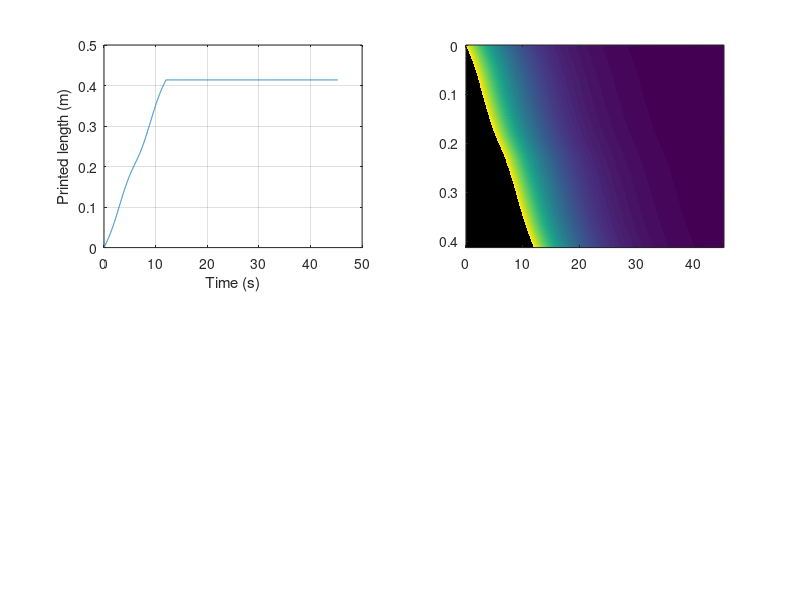

MATLAB code for this plot: (Note: this script raises an error after producing the figure.)
%% Q1.6
clear; clc; close all;

%% Assumed parameters
rho = 1250; % kg/m^3
c_p = 1800; % J/(kg*K)
k = 0.20; % W/(m*K)
width = 0.0004; % Square cross-section side length, m
h_air = 10; % W/(m^2*K)
h_bed = 100; % W/(m^2*K)
T_e = 25; % Air temperature, deg C
T_b = 60; % Bed temperature, deg C
T_dep = 210; % Deposition temperature, deg C
tol = 1; % Allowed temperature difference around the layer, K

alpha = k/(rho*c_p);
beta = (h_bed+3*h_air)/(rho*c_p*width);
T_eq = (h_bed*T_b+3*h_air*T_e)/(h_bed+3*h_air);

%% Ellipse and length
a = 0.08; b = 0.05;
t_print = 12;
w = 2*pi/t_print;
tg = linspace(0,t_print,10001);
speed = sqrt((a*w*sin(w*tg)).^2 + (b*w*cos(w*tg)).^2);
sg = cumtrapz(tg,speed);
L = sg(end);

N = 200;
ds = L/N;
s = (0:N-1)'*ds;
dt = 0.01;
t = 0:dt:80;
printed_length = interp1(tg,sg,min(t,t_print));
if dt*(2*alpha/ds^2+beta) > 1
    error('Use a smaller time step.');
end

%% Temperature calculation
T = nan(N,1); % Unprinted material has no temperature
T_history = nan(N,length(t));
T_max = zeros(size(t));
T_min = zeros(size(t));
old_active = 0;
t_uniform = NaN;

for it = 1:length(t)
    active = sum(s <= printed_length(it)+1e-12); % Allow for round-off
    T(old_active+1:active) = T_dep;
    old_active = active;
    if t(it) < t_print
        T(active) = T_dep;
    end

    T_history(:,it) = T;
    T_max(it) = max(T(1:active));
    T_min(it) = min(T(1:active));
    if t(it) >= t_print && T_max(it)-T_min(it) <= tol
        t_uniform = t(it);
        break;
    end

    T_new = T;
    if t(it) < t_print
        for j = 1:active-1
            if j == 1
                d2T = 2*(T(2)-T(1))/ds^2;
            else
                d2T = (T(j+1)-2*T(j)+T(j-1))/ds^2;
            end
            T_new(j) = T(j)+dt*(alpha*d2T-beta*(T(j)-T_eq));
        end
    else
        for j = 1:N
            left = j-1;
            right = j+1;
            if j == 1, left = N; end
            if j == N, right = 1; end
            d2T = (T(right)-2*T(j)+T(left))/ds^2;
            T_new(j) = T(j)+dt*(alpha*d2T-beta*(T(j)-T_eq));
        end
    end
    T = T_new;
end

if isnan(t_uniform)
    error('Increase the final simulation time.');
end
t = t(1:it);
T_history = T_history(:,1:it);
T_max = T_max(1:it);
T_min = T_min(1:it);
fprintf('Nearly uniform at %.2f s from the start.\n',t_uniform);
fprintf('Waiting time after printing: %.2f s.\n',t_uniform-t_print);

%% Plots
subplot(2,2,1);
plot(t,printed_length(1:it)); grid on;
xlabel('Time (s)'); ylabel('Printed length (m)');

subplot(2,2,2);
img = imagesc(t,s,T_history);
set(img,'AlphaData',~isnan(T_history));
set(gca,'YDir','normal','Color',[0.9 0.9 0.9]);
colorbar; xlabel('Time (s)'); ylabel('Arc length (m)');
title('Temperature (deg C)');

subplot(2,2,3);
plot(t,T_max,t,T_min); grid on;
xlabel('Time (s)'); ylabel('Temperature (deg C)');
legend('Maximum','Minimum');

subplot(2,2,4);
plot(t,T_max-T_min); grid on;
yline(tol,'--');
xlabel('Time (s)'); ylabel('Temperature difference (K)');
